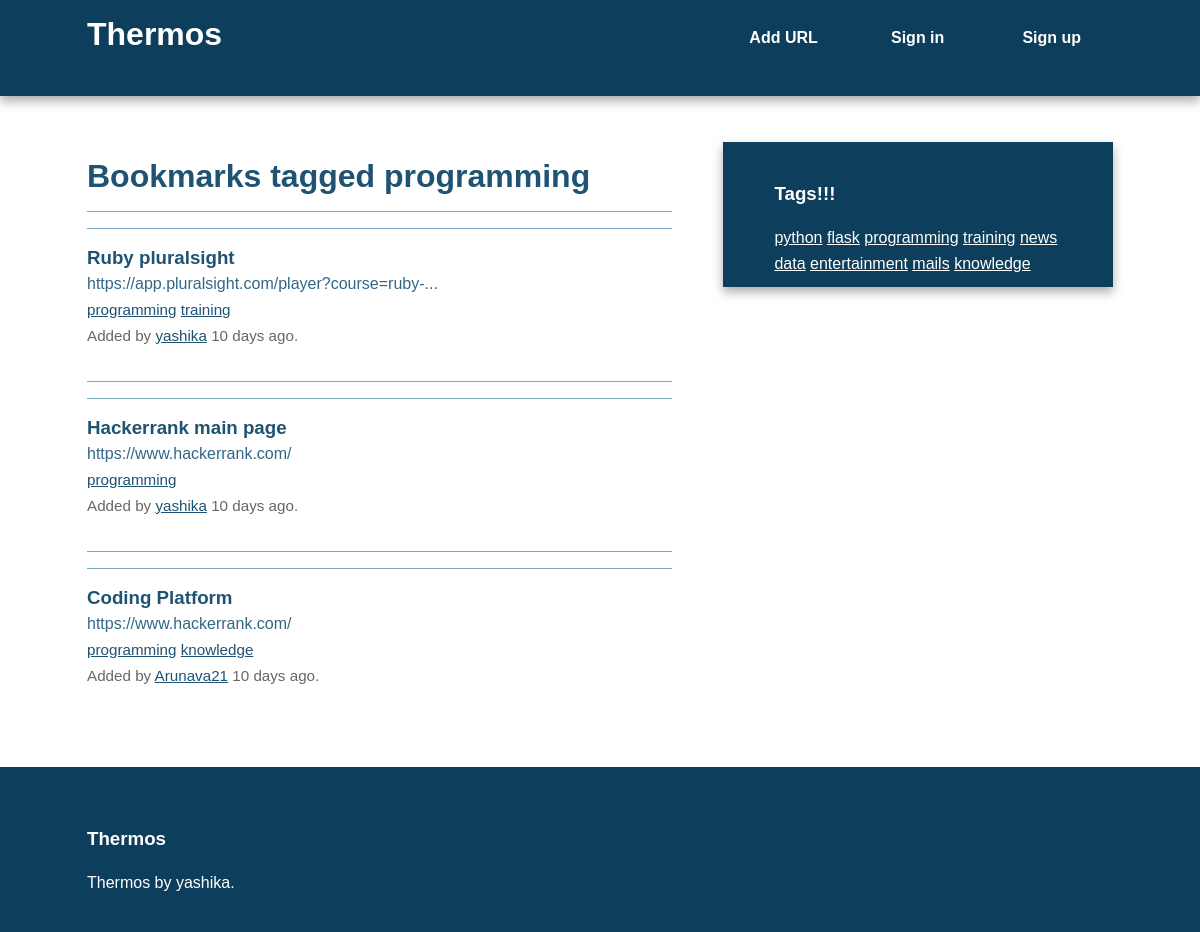
Screenshot of /bookmarks/tag/programming with the database file from the repository.
### thermos/models.py (models this page shows, shortened)
class Tag(db.Model):
	id = db.Column(db.Integer, primary_key=True)
	name = db.Column(db.String(25), nullable=False, unique=True, index=True)
	@staticmethod
	def all():
		return Tag.query.all()
	def __repr__(self):
		return self.name

class Bookmark(db.Model):
	id = db.Column(db.Integer, primary_key=True)
	url = db.Column(db.Text, nullable=False)
	date = db.Column(db.DateTime, default=datetime.utcnow)
	description = db.Column(db.String(300))
	user_id = db.Column(db.Integer, db.ForeignKey('user.id'), nullable=False)
	_tags = db.relationship('Tag', secondary=tags, lazy='joined', backref=db.backref('bookmarks', lazy='dynamic'))
	@property
	def tags(self):
		return ",".join([t.name for t in self._tags])
	@tags.setter
	def tags(self, string):
		if string:
			self._tags = [Tag.get_or_create(name) for name in string.split(',')]
		else:
			self._tags = []

class User(db.Model, UserMixin):
	id = db.Column(db.Integer, primary_key=True)
	username = db.Column(db.String(80), unique=True)
	email = db.Column(db.String(120), unique=True)
	bookmarks = db.relationship('Bookmark', backref='user', lazy='dynamic')
	password_hash = db.Column(db.String)
	@property
	def password(self):
		raise AttributeError('password: write-only field')

### thermos/bookmarks/views.py (the view)
@bookmarks.route('/tag/<name>')
def tag(name):
	tag = Tag.query.filter_by(name=name).first_or_404()
	return render_template('tag.html', tag=tag)

### thermos/main/views.py (called while the page is built)
@main.app_context_processor
def inject_tags():
	return dict(all_tags=Tag.all)

### thermos/templates/tag.html (shortened to what this page needs)
{% extends "base.html" %}
{% block content %}
	<article>
		<header>
			<h1>Bookmarks tagged {{ tag }}</h1>
			{% if tag.bookmarks.count() > 0 %}
				{% with bookmarks=tag.bookmarks %}
					{% include "bookmark_list.html" %}
				{% endwith %}
			{% else %}
				There are no bookmarks with this tag.
			{% endif %}
		</header>
	</article>
{% endblock %}

### thermos/templates/base.html (shortened to what this page needs)
<!doctype html>
<html class="no-js" lang="">
    <head>
        {% block styles %}
            <link rel="stylesheet" href="{{ url_for('static', filename='css/normalize.min.css') }}">
            <link rel="stylesheet" href="{{ url_for('static', filename='css/main.css') }}">
        {% endblock %}
    </head>
    <body>
        <div class="header-container">
            <header class="wrapper clearfix">
                <a href="{{ url_for('main.index') }}"><h1 class="title">Thermos</h1></a>
                <nav>
                    <ul>
                        <li><a href="{{ url_for('bookmarks.add') }}">Add URL</a></li>
                        {% if current_user.is_authenticated %}
                            <li><a href="{{ url_for('bookmarks.user', username=current_user.username) }}">My Links</a></li>
                            <li><a href="{{ url_for('auth.logout') }}">Sign out</a></li>
                        {% else %}
                            <li><a href="{{ url_for('auth.login') }}">Sign in</a></li>
                            <li><a href="{{ url_for('auth.signup') }}">Sign up</a></li>
                        {% endif %}
                    </ul>
                </nav>
            </header>
        </div>
        <div class="main-container">
            <div class="main wrapper clearfix">
                {% block content %}
                {% endblock %}
                {% block sidebar %}
                    <aside>
                        <h3>Tags!!!</h3>
                            {% for t in all_tags() %}
                                <a href="{{ url_for('bookmarks.tag', name=t) }}">{{ t }}</a>
                            {% endfor %}
                    </aside>
                {% endblock %}
            </div>
        </div>
        <div class="footer-container">
            <footer class="wrapper">
                <h3>Thermos</h3>
                <p>Thermos by yashika.</p>
            </footer>
        </div>
    </body>
</html>

### thermos/templates/bookmark_list.html
<ul class="bookmarks" >
	{% for bookmark in bookmarks %}
		<li>
			{% include "bookmark.html" %}
		</li>
	{% endfor %}
</ul>

### thermos/templates/bookmark.html (shortened to what this page needs)
<div class="bookmark">
	<a class="header" href="{{ bookmark.url }}">
		<h3 class ="description">
			{{ bookmark.description|truncate(50, killwords=True) }}
		</h3>
		<span class ="url">
			{{ bookmark.url|truncate(50, killwords=True) }}
		</span>
	</a>
	<div class ="info">
		<span class="tags">
			{% if bookmark.tags %}
				{% for t in bookmark._tags %}
					<a href="{{ url_for('bookmarks.tag', name=t) }}">{{ t }}</a>
				{% endfor %}
			{% else %}No tags.
			{% endif %}
		</span>
		<br>
		Added by <a href="{{ url_for('bookmarks.user', username=bookmark.user.username) }}">{{ bookmark.user.username}}</a>
		{{ moment(bookmark.date).fromNow() }}.
	</div>
</div>

### thermos/static/css/main.css (style rules this page uses)
html, button, input, select, textarea { color: #222; }
html { font-size: 1em; line-height: 1.4; }
body { font: 16px/26px Helvetica, Helvetica Neue, Arial; }
.wrapper { width: 90%; margin: 0 5%; }
.header-container { border-bottom: 20px solid #0D3E5B; }
.footer-container, .main aside { border-top: 20px solid #0D3E5B; }
.header-container, .footer-container, .main aside { background: #0D3E5B; }
.title { color: white; }
nav ul { margin: 0; padding: 0; list-style-type: none; }
nav a { display: block; margin-bottom: 10px; padding: 15px 0; text-align: center; text-decoration: none; font-weight: bold; color: white; background: #0D3E5B; }
.main { padding: 30px 0; }
.main article h1 { font-size: 2em; }
.main aside { color: white; padding: 0px 5% 10px; }
.footer-container footer { color: white; padding: 20px 0; }
a, a:visited { color: #1E5373; }
aside a { color: white; }
h1, h2, h3, h4, h5, h6 { color: #1E5373; }
.main aside h3, footer h3, footer a, footer a:visited { color: white; }
ul.bookmarks { list-style: none none; padding-left: 0; }
.bookmark { padding-bottom: .5em; border-top: 1px solid #7EA6BF; padding: 1em 0; }
ul.bookmarks li { padding-bottom: .5em; border-top: 1px solid #7EA6BF; padding: 1em 0; }
a.header { color: #326786; text-decoration: none; display: block; }
a.header h3 { margin: 0 0; }
div.info { font-size: .95em; color: #666666; }
@media only screen and (min-width: 480px) { nav a { float: left; width: 27%; margin: 0 1.7%; padding: 25px 2%; margin-bottom: 0; } }
@media only screen and (min-width: 480px) { nav li:first-child a { margin-left: 0; } }
@media only screen and (min-width: 480px) { nav li:last-child a { margin-right: 0; } }
@media only screen and (min-width: 480px) { nav ul li { display: inline; } }
@media only screen and (min-width: 768px) { .header-container, .main aside { -webkit-box-shadow: 0 5px 10px #aaa; -moz-box-shadow: 0 5px 10px #aaa; box-shadow: 0 5px 10px #aaa; } }
@media only screen and (min-width: 768px) { .title { float: left; } }
@media only screen and (min-width: 768px) { nav { float: right; width: 38%; } }
@media only screen and (min-width: 768px) { .main article { float: left; width: 57%; } }
@media only screen and (min-width: 768px) { .main aside { float: right; width: 28%; } }
@media only screen and (min-width: 1140px) { .wrapper { width: 1026px; margin: 0 auto; } }
.clearfix:before, .clearfix:after { content: " "; display: table; }
.clearfix:after { clear: both; }
.clearfix { *zoom: 1; }

### rows the page displays
Tag: name "programming"
Bookmark: description "Ruby pluralsight", url "https://app.pluralsight.com/player?course=ruby-...", user.username "yashika", date "10 days ago"
Tag: name "training"
Bookmark: description "Hackerrank main page", url "https://www.hackerrank.com/", user.username "yashika", date "10 days ago"
Bookmark: description "Coding Platform", url "https://www.hackerrank.com/", user.username "Arunava21", date "10 days ago"
Tag: name "knowledge"
Tag: name "python"
Tag: name "flask"
Tag: name "news"
Tag: name "data"
Tag: name "entertainment"
Tag: name "mails"
